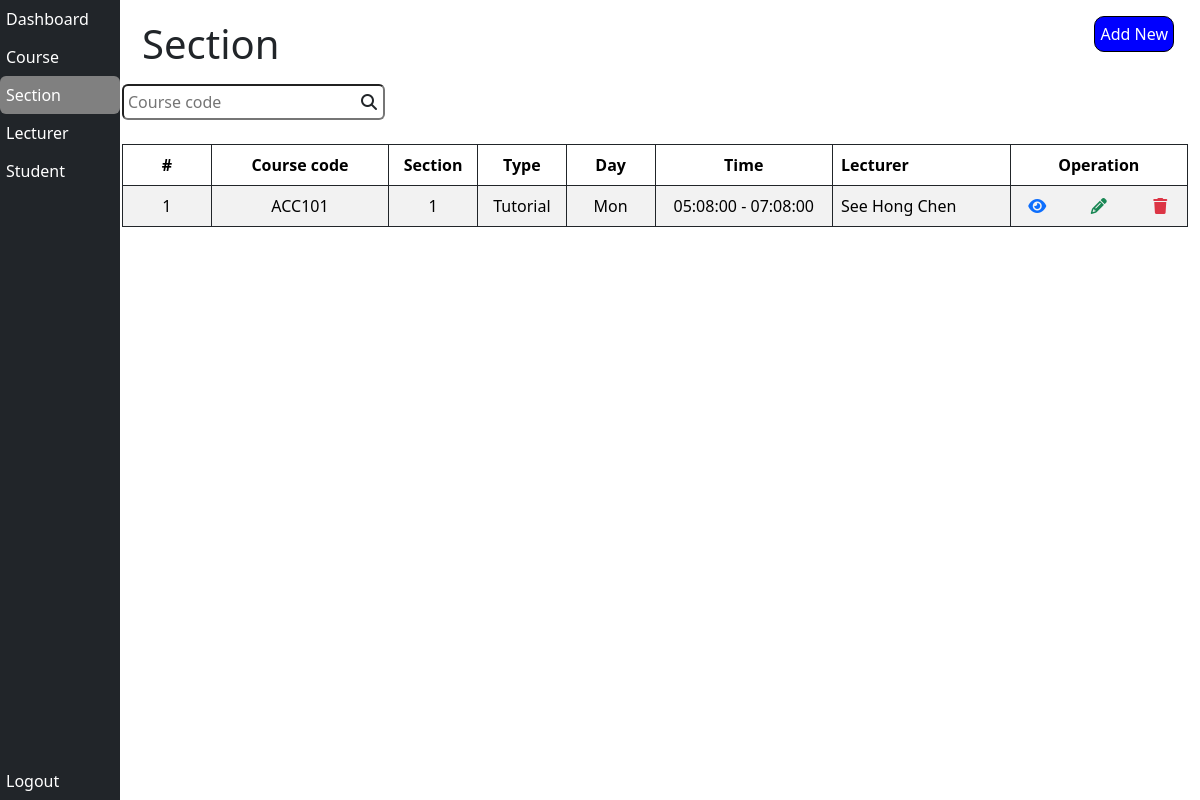
Page /Staff/section.php (signed in) on the earlier database version.
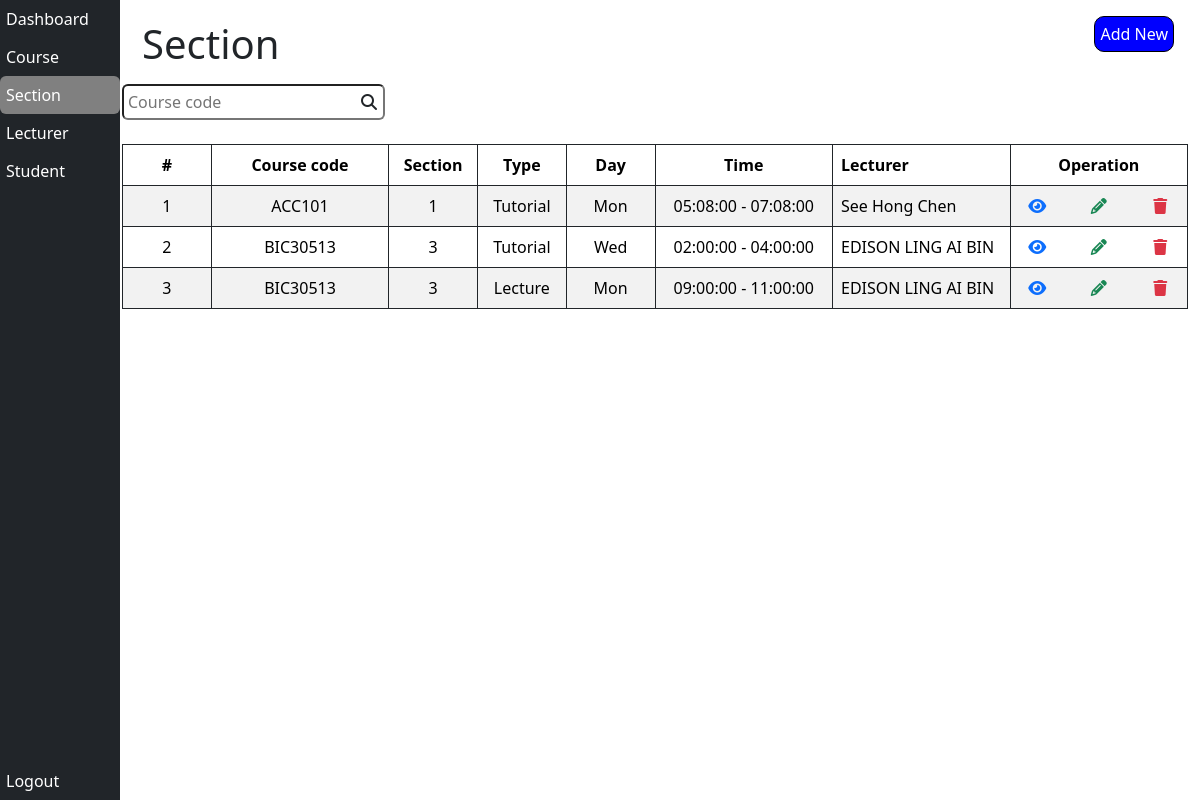
Same page on the later database version.
### tables this page shows
CREATE TABLE `section` (
  `section_number` int(11) NOT NULL,
  `section_type` varchar(255) NOT NULL,
  `course_code` varchar(255) NOT NULL,
  `lecturer_id` int(11) NOT NULL,
  `section_day` varchar(255) NOT NULL,
  `section_start_time` time NOT NULL,
  `section_end_time` time NOT NULL,
  `section_duration` int(11) NOT NULL,
  `section_quota` int(11) NOT NULL,
  `section_location` varchar(255) NOT NULL,
  `section_archive` tinyint(1) NOT NULL DEFAULT 0
);

CREATE TABLE `lecturer` (
  `lecturer_id` int(11) NOT NULL,
  `lecturer_name` varchar(255) NOT NULL,
  `lecturer_phone_number` varchar(255) NOT NULL,
  `lecturer_gender` enum('Male','Female') NOT NULL,
  `lecturer_race` enum('Malay','Chinese','India','Other') NOT NULL,
  `lecturer_email` varchar(255) NOT NULL,
  `lecturer_password` varchar(255) NOT NULL,
  `lecturer_archive` tinyint(1) NOT NULL DEFAULT 0,
  `lecturer_personal_email` varchar(255) DEFAULT NULL
);

### Staff/section.php (the view, shortened to what this page needs)
<?php
  if(!isset($_SESSION['admin'])) {
    echo 'Please login first <br>';
    echo 'Click <a href="index.php">here<a/> to login';
  }else {
    include 'db.php';
?>
<!DOCTYPE html>
<html lang="en">
<head>
  <link href="https://cdn.jsdelivr.net/npm/bootstrap@5.3.3/dist/css/bootstrap.min.css" rel="stylesheet"
>
  <link rel="stylesheet" href="https://cdnjs.cloudflare.com/ajax/libs/font-awesome/6.5.2/css/all.min.css"
 />
  <link rel="stylesheet" href="./styles/style.css">
  <link rel="stylesheet" href="./styles/sidebar.css">
</head>
<body>
  <div class="container-fluid">
    <div class="bg-dark text-white sidebar">
      <a href="dashboard.php" class="btn nav-btn text-white d-block text-start">Dashboard</a>
      <a href="course.php" class="btn nav-btn text-white d-block text-start">Course</a>
      <a href="section.php" class="btn nav-btn text-white d-block text-start selected">Section</a>
      <a href="lecturer.php" class="btn nav-btn text-white d-block text-start">Lecturer</a>
      <a href="student.php" class="btn nav-btn text-white d-block text-start">Student</a>
      <a href="clearId.php"
        class="btn nav-btn text-white d-block text-start position-absolute w-100 bottom-0">Logout</a>
    </div>
    <div class="main-content">
      <h1 class="title">Section</h1>
      <button class="add-new-button position-absolute d-flex flex-column align-items-center mt-3 me-3"
        onclick="window.location.href = 'operation/section/addSection.php'">Add New</button>
      <form autocomplete="off">
        <div class="position-relative d-inline">
          <input type="text" class="ps-1 pe-4 py-1 rounded mt-2" placeholder="Course code" id="courseCodeInput">
          <i class="fas fa-search position-absolute end-0 top-50 translate-middle-y me-2"></i>
        </div>
      </form>
      <table class="table table-striped table-bordered border-dark mt-4" id="sectionTable">
        <thead>
          <div class="row">
            <th scope="col" class="col-1 text-center">
              #
            </th>
            <th scope="col" class="col-2 text-center">
              Course code
            </th>
            <th scope="col" class="col-1 text-center">
              Section
            </th>
            <th scope="col" class="col-1 text-center">
              Type
            </th>
            <th scope="col" class="col-1 text-center">
              Day
            </th>
            <th scope="col" class="col-2 text-center">
              Time
            </th>
            <th scope="col" class="col-2">
              Lecturer
            </th>
            <th scope="col" class="col-2 text-center">
              Operation
            </th>
          </div>
        </thead>
        <tbody>
          <?php
              $count = 1;
              $sql = "SELECT s.course_code, s.section_number, s.section_day, s.section_start_time, s.section_end_time, s.section_quota, s.section_type, l.lecturer_name
                FROM section s
                JOIN lecturer l ON s.lecturer_id = l.lecturer_id
                WHERE s.section_archive = 0
                ORDER BY s.course_code, s.section_number;";
              $result = mysqli_query($conn, $sql);
              if(mysqli_num_rows($result) > 0) {
                while($row = mysqli_fetch_assoc($result)) {
            ?>
          <tr>
            <td scope="row" class="text-center"><?php echo $count++?></td>
            <td class="text-center"><?php echo $row["course_code"]?></td>
            <td class="text-center"><?php echo $row["section_number"]?></td>
            <td class="text-center"><?php echo $row["section_type"] === "K" ? 'Lecture' : 'Tutorial' ?></td>
            <td class="text-center"><?php echo $row["section_day"]?></td>
            <td class="text-center"><?php echo $row["section_start_time"] . " - " . $row["section_end_time"] ?></td>
            <td><?php echo $row["lecturer_name"] ?></td>
            <td>
              <div class="row">
                <div class="col-4 text-center">
                  <a
                    href="./operation/section/viewSection.php?code=<?php echo $row["course_code"] ?>&number=<?php echo $row["section_number"] ?>&type=<?php echo $row["section_type"] ?>">
                    <i class="fa-solid fa-eye text-primary"></i>
                  </a>
                </div>
                <div class="col-4 text-center">
                  <a
                    href="./operation/section/editSection.php?code=<?php echo $row["course_code"]?>&number=<?php echo $row["section_number"] ?>&type=<?php echo $row["section_type"] ?>">
                    <i class="fa-solid fa-pencil text-success"></i>
                  </a>
                </div>
                <div class="col-4 text-center">
                  <a href="#">
                    <i class="fa-solid fa-trash text-danger"
                      onclick="deleteSection('<?php echo $row['course_code']?>', '<?php echo htmlspecialchars($row['section_number'], ENT_QUOTES)?>', '<?php echo htmlspecialchars($row['section_type'], ENT_QUOTES)?>')"
                      name="delete"></i>
                  </a>
                </div>
              </div>
            </td>
          </tr>
          <?php
                }
              }else {
              echo
                '<tr>
                  <td colspan="8" class="text-center">No sections found</td>
                </tr>';
              }
            ?>
        </tbody>
      </table>
    </div>
  </div>
</body>
</html>
<?php
  }
?>

### Staff/styles/style.css (style rules this page uses)
*, *::before, *::after { box-sizing: border-box; padding: 0; margin: 0; }
body { width: 100%; }
.main-content { margin-top: 10px; margin-left: 110px; }
.title { padding: 10px 0px 0px 20px; }
.add-new-button { cursor: pointer; padding: 5px; border-radius: 10px; border: 1px solid black; top: 0; right: 10px; background-color: rgb(0, 0, 255); color: white; }

### Staff/styles/sidebar.css (style rules this page uses)
.sidebar { height: 100vh; position: fixed; top: 0; bottom: 0; left: 0; z-index: 999; }
.nav-btn { padding: 6px 30px 6px 5px; }
.btn:hover, .selected { background-color: gray; }

Differences in the rows shown:
added section: course_code "BIC30513", section_number "3", section_type "Tutorial", section_day "Wed", section_start_time "02:00:00", section_end_time "04:00:00", lecturer.lecturer_name "EDISON LING AI BIN"
added section: course_code "BIC30513", section_number "3", section_type "Lecture", section_day "Mon", section_start_time "09:00:00", section_end_time "11:00:00", lecturer.lecturer_name "EDISON LING AI BIN"
